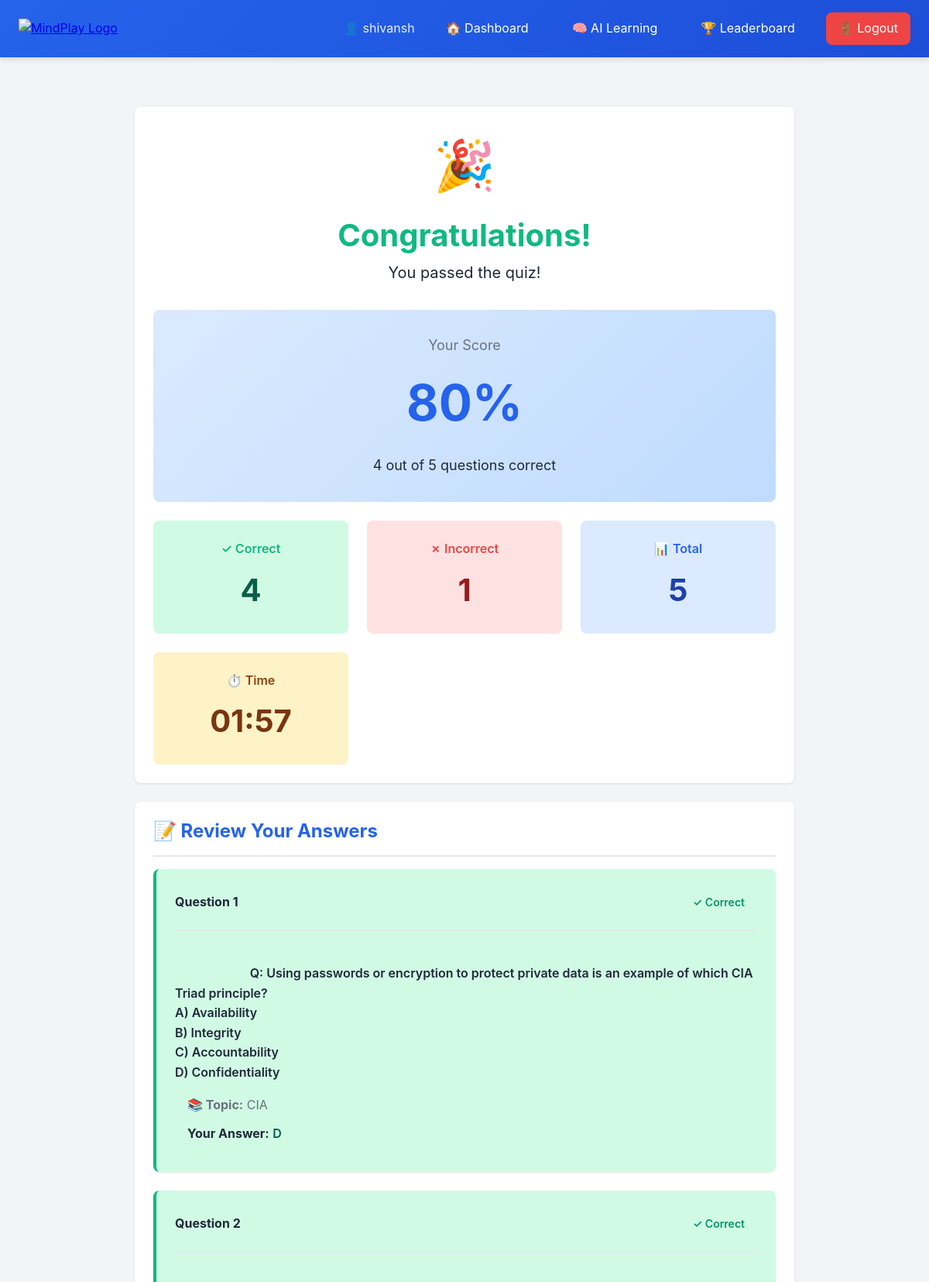
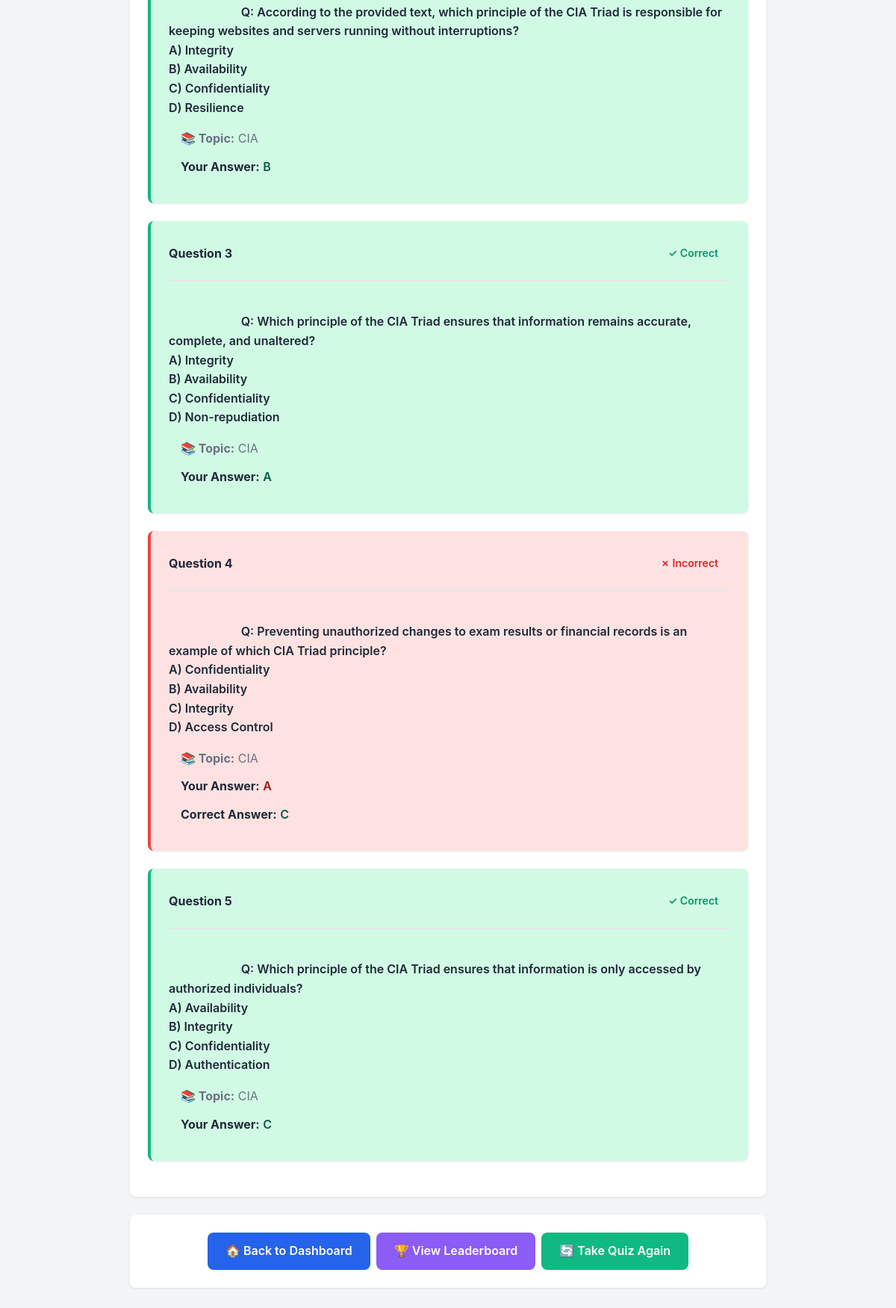
The page /quiz_review.php?id=19 (signed in) on the database its author committed (2 pictures, top to bottom).
### tables this page shows
CREATE TABLE `results` (
  `id` int(11) NOT NULL,
  `user_id` int(11) DEFAULT NULL,
  `subject_id` int(11) DEFAULT NULL,
  `score` int(11) DEFAULT NULL,
  `created_at` timestamp NULL DEFAULT current_timestamp(),
  `time_taken` int(11) DEFAULT 0 COMMENT 'Time taken in seconds',
  `syllabus_id` int(11) DEFAULT NULL COMMENT 'Syllabus/topic for this quiz'
);

CREATE TABLE `quiz_attempts` (
  `id` int(11) NOT NULL,
  `user_id` int(11) DEFAULT NULL,
  `question_id` int(11) DEFAULT NULL,
  `user_answer` text DEFAULT NULL,
  `is_correct` tinyint(1) DEFAULT NULL,
  `attempted_at` timestamp NULL DEFAULT current_timestamp()
);

CREATE TABLE `questions` (
  `id` int(11) NOT NULL,
  `syllabus_id` int(11) DEFAULT NULL,
  `question` text DEFAULT NULL,
  `answer` varchar(255) DEFAULT NULL
);

CREATE TABLE `syllabus` (
  `id` int(11) NOT NULL,
  `subject_id` int(11) DEFAULT NULL,
  `topic` varchar(150) DEFAULT NULL,
  `content` text DEFAULT NULL
);

### session.php (called while the page is built, shortened)
<?php
function currentUserId() {
    return $_SESSION['user_id'] ?? null;
}

### quiz_review.php (the view, shortened to what this page needs)
<?php
require_once __DIR__ . '/../config/session.php';
require_once __DIR__ . '/../config/db.php';
$result_id = isset($_GET['id']) ? intval($_GET['id']) : 0;
$user_id = currentUserId();
$stmt = $conn->prepare("SELECT r.*, s.subject_name, sy.topic as topic_name
                        FROM results r
                        JOIN subjects s ON r.subject_id = s.id
                        LEFT JOIN syllabus sy ON r.syllabus_id = sy.id
                        WHERE r.id = ? AND r.user_id = ?");
$stmt->bind_param("ii", $result_id, $user_id);
$stmt->execute();
$result_data = $stmt->get_result()->fetch_assoc();
$score = $result_data['score'];
$subject_id = $result_data['subject_id'];
$pass_status = $score >= (defined('PASSING_SCORE') ? PASSING_SCORE : 60);
$attempts_query = "SELECT qa.*, q.question, q.answer as correct_answer, sy.topic
                   FROM quiz_attempts qa
                   JOIN questions q ON qa.question_id = q.id
                   JOIN syllabus sy ON q.syllabus_id = sy.id
                   WHERE qa.user_id = ?
                   AND DATE(qa.attempted_at) = DATE(?)";
if(!empty($result_data['syllabus_id'])){
    $attempts_query .= " AND sy.id = ?";
    $stmt = $conn->prepare($attempts_query);
    $stmt->bind_param("isi", $user_id, $result_data['created_at'], $result_data['syllabus_id']);
} else {
    $attempts_query .= " AND sy.subject_id = ?";
    $stmt = $conn->prepare($attempts_query);
    $stmt->bind_param("isi", $user_id, $result_data['created_at'], $subject_id);
}
$stmt->execute();
$attempts = $stmt->get_result();
$total_questions = $attempts->num_rows;
$correct_count = 0;
$questions_data = [];
while($attempt = $attempts->fetch_assoc()){
    if($attempt['is_correct']){
        $correct_count++;
    }
    $questions_data[] = $attempt;
}
?>
<!DOCTYPE html>
<html lang="en">
<head>
    <link rel="stylesheet" href="../assets/css/style.css">
</head>
<body>
    <?php
    include __DIR__ . '/../includes/student_navbar.php';
    ?>
    <div class="container">
        <div class="container-md">
            <div class="card fade-in text-center">
                <?php if($pass_status): ?>
                    <div style="font-size: 4rem; margin-bottom: 1rem;">🎉</div>
                    <h1 style="font-size: 2.5rem; font-weight: 700; color: var(--secondary); margin-bottom: 0.5rem;">Congratulations!</h1>
                    <p style="font-size: 1.25rem; color: var(--dark); margin-bottom: 2rem;">You passed the quiz!</p>
                <?php else: ?>
                    <div style="font-size: 4rem; margin-bottom: 1rem;">📚</div>
                    <h1 style="font-size: 2.5rem; font-weight: 700; color: var(--warning); margin-bottom: 0.5rem;">Keep Practicing!</h1>
                    <p style="font-size: 1.25rem; color: var(--dark); margin-bottom: 2rem;">Review the answers and try again.</p>
                <?php endif; ?>
                <div style="background: linear-gradient(135deg, #dbeafe 0%, #bfdbfe 100%); border-radius: var(--radius); padding: 2rem; margin-bottom: 1.5rem;">
                    <p style="color: var(--gray); font-size: 1.125rem; margin-bottom: 0.5rem;">Your Score</p>
                    <p style="font-size: 4rem; font-weight: 700; color: var(--primary); margin-bottom: 1rem;"><?php echo $score; ?>%</p>
                    <p style="color: var(--dark); font-size: 1.125rem;">
                        <?php echo $correct_count; ?> out of <?php echo $total_questions; ?> questions correct
                    </p>
                </div>
                <div class="grid grid-4">
                    <div style="background: #d1fae5; padding: 1.5rem; border-radius: var(--radius); text-align: center;">
                        <p style="color: var(--secondary); font-weight: 600; margin-bottom: 0.5rem;">✓ Correct</p>
                        <p style="font-size: 2.5rem; font-weight: 700; color: #065f46;"><?php echo $correct_count; ?></p>
                    </div>
                    <div style="background: #fee2e2; padding: 1.5rem; border-radius: var(--radius); text-align: center;">
                        <p style="color: var(--danger); font-weight: 600; margin-bottom: 0.5rem;">✗ Incorrect</p>
                        <p style="font-size: 2.5rem; font-weight: 700; color: #991b1b;"><?php echo $total_questions - $correct_count; ?></p>
                    </div>
                    <div style="background: #dbeafe; padding: 1.5rem; border-radius: var(--radius); text-align: center;">
                        <p style="color: var(--primary); font-weight: 600; margin-bottom: 0.5rem;">📊 Total</p>
                        <p style="font-size: 2.5rem; font-weight: 700; color: #1e40af;"><?php echo $total_questions; ?></p>
                    </div>
                    <div style="background: #fef3c7; padding: 1.5rem; border-radius: var(--radius); text-align: center;">
                        <p style="color: #92400e; font-weight: 600; margin-bottom: 0.5rem;">⏱️ Time</p>
                        <p style="font-size: 2.5rem; font-weight: 700; color: #78350f;">
                            <?php
                            $time_taken = isset($result_data['time_taken']) ? intval($result_data['time_taken']) : 0;
                            if($time_taken > 0) {
                                $minutes = floor($time_taken / 60);
                                $seconds = $time_taken % 60;
                                echo sprintf("%02d:%02d", $minutes, $seconds);
                            } else {
                                echo "N/A";
                            }
                            ?>
                        </p>
                    </div>
                </div>
            </div>
            <div class="card fade-in">
                <h2 class="card-header">📝 Review Your Answers</h2>
                <?php
                $question_num = 1;
                foreach($questions_data as $qa):
                    $is_correct = $qa['is_correct'];
                ?>
                <div class="question-card" style="<?php echo $is_correct ? 'border-left: 4px solid var(--secondary); background: #d1fae5;' : 'border-left: 4px solid var(--danger); background: #fee2e2;'; ?>">
                    <div class="question-header">
                        <span style="font-weight: 700; color: var(--dark);">Question <?php echo $question_num; ?></span>
                        <span class="badge <?php echo $is_correct ? 'badge-success' : 'badge-danger'; ?>" style="padding: 0.5rem 1rem;">
                            <?php echo $is_correct ? '✓ Correct' : '✗ Incorrect'; ?>
                        </span>
                    </div>
                    <p style="color: var(--dark); font-weight: 600; margin-bottom: 1rem; white-space: pre-wrap;">
                        <?php echo htmlspecialchars($qa['question']); ?>
                    </p>
                    <div style="margin-left: 1rem; margin-top: 1rem;">
                        <p style="color: var(--gray); margin-bottom: 0.75rem;"><strong>📚 Topic:</strong> <?php echo htmlspecialchars($qa['topic']); ?></p>
                        <p style="margin-bottom: 0.75rem;"><strong>Your Answer:</strong>
                            <span style="<?php echo $is_correct ? 'color: #065f46;' : 'color: #991b1b;'; ?> font-weight: 600;">
                                <?php echo htmlspecialchars($qa['user_answer']); ?>
                            </span>
                        </p>
                        <?php if(!$is_correct): ?>
                        <p style="margin-bottom: 0.75rem;"><strong>Correct Answer:</strong>
                            <span style="color: #065f46; font-weight: 600;">
                                <?php echo htmlspecialchars($qa['correct_answer']); ?>
                            </span>
                        </p>
                        <?php endif; ?>
                    </div>
                </div>
                <?php
                    $question_num++;
                endforeach;
                ?>
            </div>
            <div class="card text-center">
                <div class="action-buttons" style="justify-content: center;">
                    <a href="dashboard.php" class="btn btn-primary">
                        🏠 Back to Dashboard
                    </a>
                    <a href="leaderboard.php?subject_id=<?php echo $subject_id; ?>" class="btn btn-info" style="background: #8b5cf6;">
                        🏆 View Leaderboard
                    </a>
                    <a href="quiz.php?subject_id=<?php echo $subject_id; ?>" class="btn btn-success">
                        🔄 Take Quiz Again
                    </a>
                </div>
            </div>
        </div>
    </div>
</body>
</html>

### style.css (style rules this page uses)
:root { --primary: #2563eb; --primary-dark: #1d4ed8; --secondary: #10b981; --secondary-dark: #059669; --danger: #ef4444; --danger-dark: #dc2626; --warning: #f59e0b; --info: #3b82f6; --dark: #1f2937; --light: #f3f4f6; --white: #ffffff; --gray: #6b7280; --gray-light: #e5e7eb; --shadow: 0 1px 3px rgba(0, 0, 0, 0.1); --shadow-md: 0 4px 6px rgba(0, 0, 0, 0.1); --shadow-lg: 0 10px 25px rgba(0, 0, 0, 0.15); --radius: 0.5rem; }
* { margin: 0; padding: 0; box-sizing: border-box; }
body { font-family: -apple-system, BlinkMacSystemFont, 'Segoe UI', 'Roboto', 'Oxygen', 'Ubuntu', sans-serif; background-color: var(--light); color: var(--dark); line-height: 1.6; }
h1, h2, h3, h4, h5, h6 { font-weight: 700; line-height: 1.2; margin-bottom: 1rem; }
h1 { font-size: 2.5rem; }
h2 { font-size: 2rem; }
.container { max-width: 1200px; margin: 0 auto; padding: 2rem 1.5rem; }
.container-md { max-width: 900px; margin: 0 auto; padding: 2rem 1.5rem; }
.card { background: var(--white); border-radius: var(--radius); padding: 1.5rem; box-shadow: var(--shadow); margin-bottom: 1.5rem; }
.card-header { font-size: 1.5rem; font-weight: 700; color: var(--primary); margin-bottom: 1rem; padding-bottom: 1rem; border-bottom: 2px solid var(--gray-light); }
.grid { display: grid; gap: 1.5rem; }
.grid-4 { grid-template-columns: repeat(auto-fit, minmax(200px, 1fr)); }
.btn { display: inline-block; padding: 0.75rem 1.5rem; border-radius: var(--radius); font-weight: 600; text-decoration: none; border: none; cursor: pointer; transition: all 0.2s; text-align: center; }
.btn-primary { background: var(--primary); color: var(--white); }
.btn-success { background: var(--secondary); color: var(--white); }
.btn-info { background: var(--info); color: var(--white); }
.badge { display: inline-block; padding: 0.25rem 0.75rem; border-radius: 9999px; font-size: 0.875rem; font-weight: 600; }
.badge-success { background: #d1fae5; color: var(--secondary-dark); }
.badge-danger { background: #fee2e2; color: var(--danger-dark); }
.question-card { background: var(--white); border-radius: var(--radius); padding: 1.5rem; margin-bottom: 1.5rem; box-shadow: var(--shadow); animation: fadeIn 0.3s ease-in; }
.question-header { display: flex; justify-content: space-between; align-items: center; margin-bottom: 1rem; padding-bottom: 1rem; border-bottom: 2px solid var(--gray-light); }
.action-buttons { display: flex; gap: 0.5rem; flex-wrap: wrap; }
.text-center { text-align: center; }
.fade-in { animation: fadeIn 0.5s ease-in; }

### rows shown on the page
results: score "80", time_taken "01", time_taken "57"
quiz_attempts: is_correct "✓ Correct", question.question "Q: Using passwords or encryption to protect private data is an example of which CIA Triad principle? A) Availability B) Integrity C) Accountability D) Confidentiality", syllabus.topic "CIA", user_answer "D"
quiz_attempts: is_correct "✓ Correct", question.question "Q: According to the provided text, which principle of the CIA Triad is responsible for keeping websites and servers running without interruptions? A) Integrity B) Availability C) Confidentiality D) Resilience", syllabus.topic "CIA", user_answer "B"
quiz_attempts: is_correct "✓ Correct", question.question "Q: Which principle of the CIA Triad ensures that information remains accurate, complete, and unaltered? A) Integrity B) Availability C) Confidentiality D) Non-repudiation", syllabus.topic "CIA", user_answer "A"
quiz_attempts: is_correct "✗ Incorrect", question.question "Q: Preventing unauthorized changes to exam results or financial records is an example of which CIA Triad principle? A) Confidentiality B) Availability C) Integrity D) Access Control", syllabus.topic "CIA", user_answer "A", question.answer "C"
quiz_attempts: is_correct "✓ Correct", question.question "Q: Which principle of the CIA Triad ensures that information is only accessed by authorized individuals? A) Availability B) Integrity C) Confidentiality D) Authentication", syllabus.topic "CIA", user_answer "C"

### other values the page prints
currentUserName() "shivansh"
$correct_count "4"
$total_questions "5"
$total_questions - $correct_count "1"
